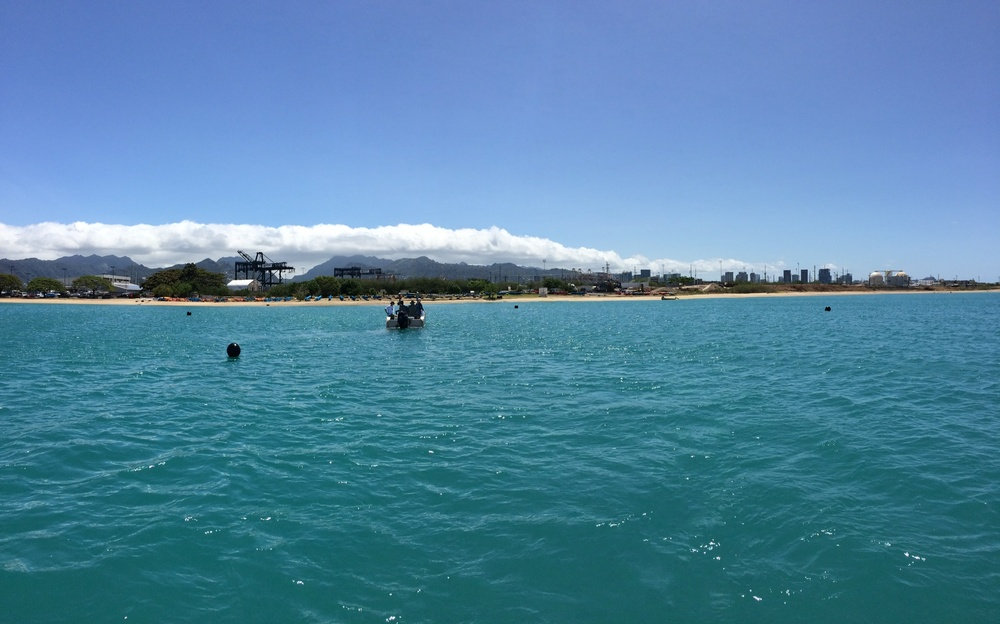
#> input picture BlackBuoy/shapes/BlackBuoys.jpg, 1000 x 624 px, shrunk from 2046 x 1276 before the run
$ python center_of_shape.py --image BlackBuoys.jpg   (older library calls are emulated)
#> lines starting #> are read from the running program, lines starting #| are printed output that depends on the picture; after the words box and inside, x2 and y2 are one past the last pixel; in counts of white or black regions, pixels touching at a corner belong together
# Not much different than the original code. It has some issues with some .jpg files since the compression method it uses. I suggest using a .png to avoid any issues.
# http://www.pyimagesearch.com/2016/02/01/opencv-center-of-contour/

# import shit
import argparse
import imutils
import cv2

# construct the arguement parse and parse the arguement
ap = argparse.ArgumentParser()
ap.add_argument("-i", "--image", required=True,
	help="path to the input image")
args = vars(ap.parse_args())

# load the image, convert it to grayscale, blur it slightly,
# and threshold it
image = cv2.imread(args["image"])
#> image is the input picture: shape (624, 1000, 3); mean B, G, R 163.5, 132.9, 82
gray = cv2.cvtColor(image, cv2.COLOR_BGR2GRAY)
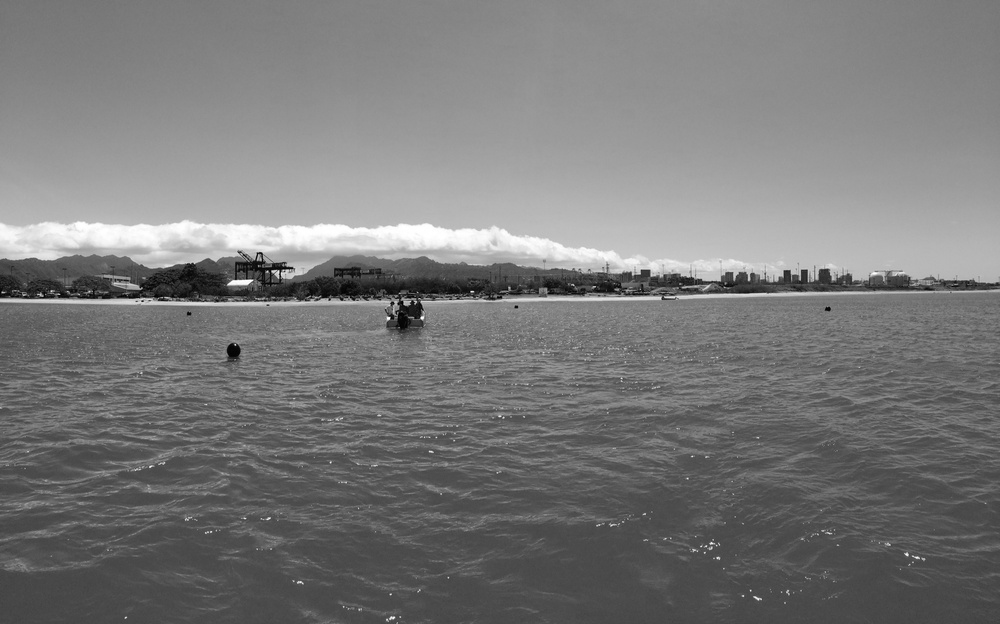
#> gray: shape (624, 1000); min 0, max 255, mean 121.2
blurred = cv2.GaussianBlur(gray, (5, 5), 0)
thresh = cv2.threshold(blurred, 60, 255, cv2.THRESH_BINARY)[1]
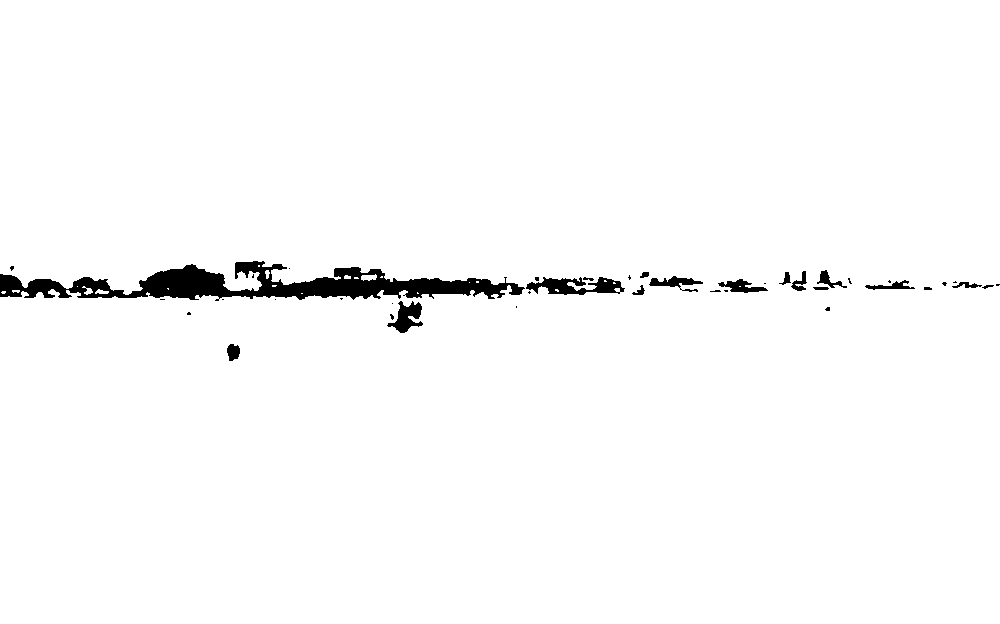
#> thresh: shape (624, 1000); 98% white; 40 black regions (23 under 20 px)

# find contours in the thresholded image
cnts = cv2.findContours(thresh.copy(), cv2.RETR_EXTERNAL,
	cv2.CHAIN_APPROX_SIMPLE)
#> cnts = 18 contours, 13 with area under 20; largest, box (x1, y1, x2, y2) and area: (0, 0, 1000, 624) 612358, (361, 274, 377, 281) 61, (95, 289, 109, 294) 31, (82, 286, 93, 295) 30, (265, 270, 270, 279) 20
cnts = cnts[0] if imutils.is_cv2() else cnts[1]

# loop over the contours
for c in cnts:
	# compute the center of the contour
	M = cv2.moments(c)
	if M["m00"] > 0:
		cX = int(M["m10"] / M["m00"])
		cY = int(M["m01"] / M["m00"])

	# draw the contour and center of the shape on the image
	cv2.drawContours(image, [c], -1, (0, 255, 0), 2)
#> (the run stopped early here; a loop or call above may not have finished)
